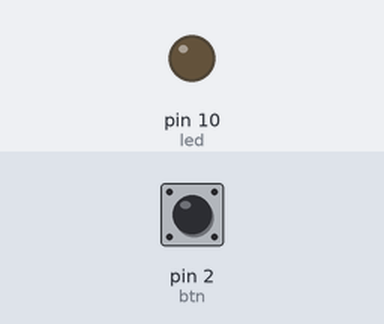
Simulated run of this sketch. Board: Arduino Uno, built with avr-gcc and run on an emulated ATmega328P. On the bench: output pins drawn as LEDs (lit = HIGH). The inputs (shaded band) are chosen by the test bench; at power-on: pin 2 (btn) LOW.

Above: at 1.2 s.
1.3 s: pin 2 (btn) pulled HIGH for 0.15 s
At 1.37 s:
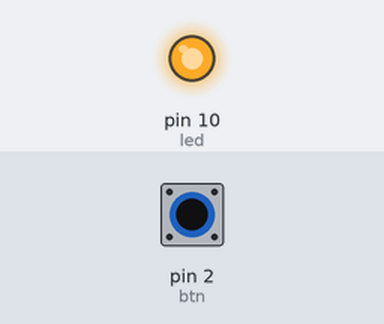
2.9 s: pin 2 (btn) pulled HIGH for 3.2 s
At 6.7 s:
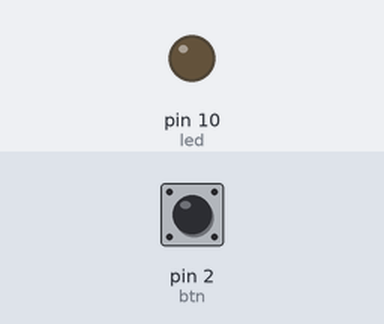
Timing chart, 0 to 8.2 s (numbered marks = the images above; inputs shaded):
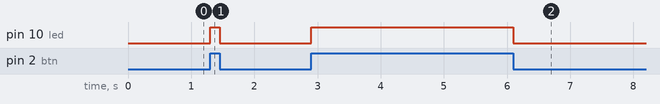

Measured:
- after the input at 1.3 s, pin 10 (led): LOW → HIGH at once, → LOW 0.15 s later
- after the input at 2.9 s, pin 10 (led): LOW → HIGH at once, → LOW 3.2 s later

The sketch:

lab1_2.ino
```cpp
int led = 10;
int btn = 2;

void setup() {
  pinMode(led, OUTPUT);
  pinMode(btn, INPUT);
}
void task2() {
  if (digitalRead(btn) == HIGH) {
    digitalWrite(led, HIGH);
  } else {
    digitalWrite(led, LOW);
  }
}
void loop() {
  task2();
}
```
